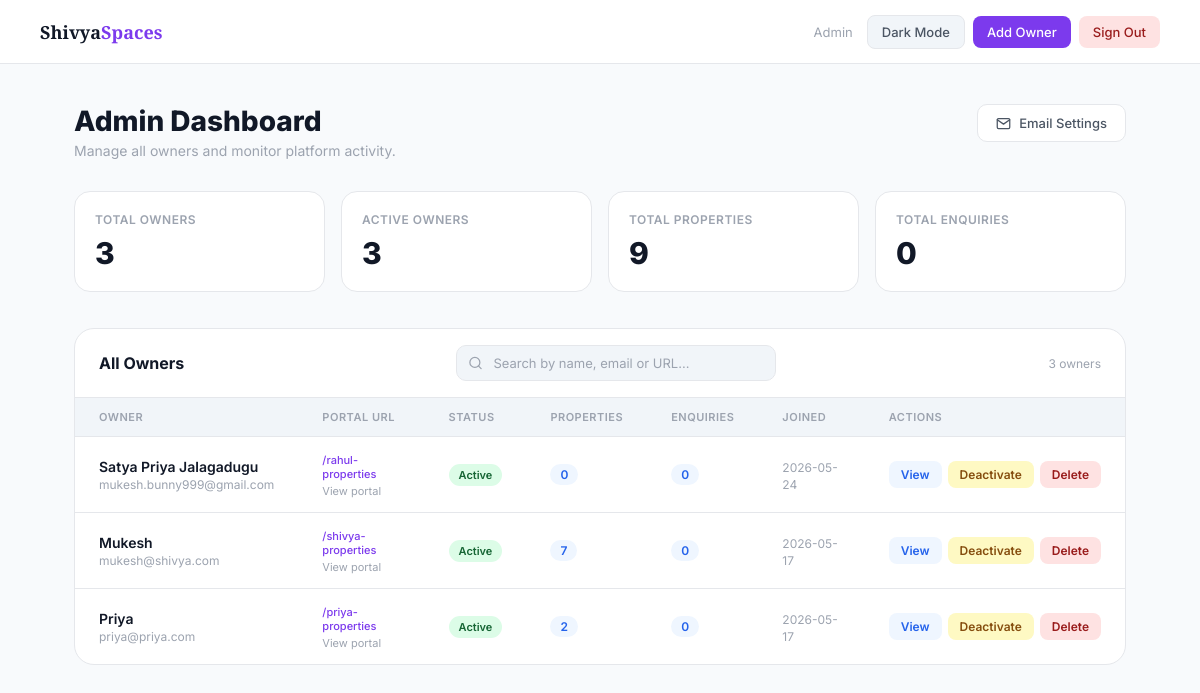
Screenshot of /admin/dashboard (signed in) with the database file from the repository.
### tables this page shows
CREATE TABLE owners (
    id INTEGER PRIMARY KEY AUTOINCREMENT,
    name TEXT NOT NULL,
    email TEXT UNIQUE NOT NULL,
    password TEXT NOT NULL,
    phone TEXT,
    slug TEXT UNIQUE NOT NULL,
    brand_name TEXT NOT NULL,
    is_active INTEGER DEFAULT 1,
    created_at TIMESTAMP DEFAULT CURRENT_TIMESTAMP
, username TEXT);

### app.py (the view)
@app.route("/admin")
@app.route("/admin/dashboard")
@admin_required
def admin_dashboard():
    conn = get_db()
    owners           = conn.execute("SELECT * FROM owners ORDER BY created_at DESC").fetchall()
    total_owners     = conn.execute("SELECT COUNT(*) FROM owners").fetchone()[0]
    active_owners    = conn.execute("SELECT COUNT(*) FROM owners WHERE is_active=1").fetchone()[0]
    total_properties = conn.execute("SELECT COUNT(*) FROM properties").fetchone()[0]
    total_enquiries  = conn.execute("SELECT COUNT(*) FROM enquiries").fetchone()[0]
    prop_counts = {}
    for row in conn.execute(
        "SELECT owner_id, COUNT(*) as cnt FROM properties GROUP BY owner_id"
    ).fetchall():
        prop_counts[row["owner_id"]] = row["cnt"]
    enq_counts = {}
    for row in conn.execute("""
        SELECT p.owner_id, COUNT(*) as cnt FROM enquiries e
        JOIN properties p ON e.property_id = p.id GROUP BY p.owner_id
    """).fetchall():
        enq_counts[row["owner_id"]] = row["cnt"]
    conn.close()
    resp = make_response(render_template("admin_dashboard.html",
                           owners=owners,
                           prop_counts=prop_counts,
                           enq_counts=enq_counts,
                           total_owners=total_owners,
                           active_owners=active_owners,
                           total_properties=total_properties,
                           total_enquiries=total_enquiries,
                           admin_name=session["admin_name"]))
    resp.headers["Cache-Control"] = "no-store, no-cache, must-revalidate, max-age=0"
    resp.headers["Pragma"]        = "no-cache"
    resp.headers["Expires"]       = "0"
    return resp

### app.py (called while the page is built)
def get_db():
    conn = sqlite3.connect("properties.db", timeout=10)
    conn.row_factory = sqlite3.Row
    conn.execute("PRAGMA journal_mode=WAL")
    conn.execute("PRAGMA foreign_keys=ON")
    return conn

def admin_required(f):
    @wraps(f)
    def decorated(*args, **kwargs):
        if "admin_id" not in session:
            flash("Admin access required.", "warning")
            return redirect(url_for("admin_login"))
        return f(*args, **kwargs)
    return decorated

### templates/admin_dashboard.html (shortened to what this page needs)
<!doctype html>
<html lang="en">
  <head>
  </head>
  <body>
    <div class="topbar">
      <a href="/" class="topbar-logo">Shivya<span>Spaces</span></a>
      <div class="topbar-right">
        <span class="admin-name">{{ admin_name }}</span>
        <button class="nav-btn theme-toggle" onclick="toggleTheme()">
        </button>
        <a href="/admin/create-owner" class="nav-btn add-owner">Add Owner</a>
        <a href="/admin/logout" class="nav-btn signout">Sign Out</a>
      </div>
    </div>
    <div class="content">
      <div class="page-header">
        <div>
          <h1>Admin Dashboard</h1>
          <p>Manage all owners and monitor platform activity.</p>
        </div>
        <a href="/admin/settings" class="email-settings-btn">
          <svg
            viewBox="0 0 24 24"
            stroke-linecap="round"
            stroke-linejoin="round"
          >
            <path
              d="M4 4h16c1.1 0 2 .9 2 2v12c0 1.1-.9 2-2 2H4c-1.1 0-2-.9-2-2V6c0-1.1.9-2 2-2z"
            />
            <polyline points="22,6 12,13 2,6" />
          </svg>
          Email Settings
        </a>
      </div>
      <div class="stats">
        <div class="stat-card">
          <p class="stat-label">Total Owners</p>
          <p class="stat-value">{{ total_owners }}</p>
        </div>
        <div class="stat-card">
          <p class="stat-label">Active Owners</p>
          <p class="stat-value">{{ active_owners }}</p>
        </div>
        <div class="stat-card">
          <p class="stat-label">Total Properties</p>
          <p class="stat-value">{{ total_properties }}</p>
        </div>
        <div class="stat-card">
          <p class="stat-label">Total Enquiries</p>
          <p class="stat-value">{{ total_enquiries }}</p>
        </div>
      </div>
      <div class="table-card">
        <div class="table-header">
          <h2>All Owners</h2>
          <div class="search-wrap">
            <input
              class="search-input"
              id="ownerSearch"
              type="text"
              placeholder="Search by name, email or URL..."
              oninput="filterOwners(this.value)"
            />
          </div>
          <span class="table-count" id="ownerCount"
            >{{ total_owners }} owners</span
          >
        </div>
        <table>
          <thead>
            <tr>
              <th>Owner</th>
              <th>Portal URL</th>
              <th>Status</th>
              <th>Properties</th>
              <th>Enquiries</th>
              <th>Joined</th>
              <th>Actions</th>
            </tr>
          </thead>
          <tbody id="ownerTableBody">
            {% for owner in owners %}
            <tr
              class="owner-row"
              data-name="{{ owner.name | lower }}"
              data-email="{{ owner.email | lower }}"
              data-slug="{{ owner.slug | lower }}"
              data-brand="{{ owner.brand_name | lower }}"
            >
              <td>
                <p class="owner-name-cell">{{ owner.name }}</p>
                <p class="owner-email">{{ owner.email }}</p>
              </td>
              <td>
                <p class="owner-slug-text">/{{ owner.slug }}</p>
                <a
                  href="/{{ owner.slug }}"
                  target="_blank"
                  style="
                    font-size: 11px;
                    color: var(--text3);
                    text-decoration: none;
                  "
                  >View portal</a
                >
              </td>
              <td>
                <span
                  class="active-badge {{ 'on' if owner.is_active else 'off' }}"
                  >{{ 'Active' if owner.is_active else 'Inactive' }}</span
                >
              </td>
              <td>
                <span class="count-badge"
                  >{{ prop_counts.get(owner.id, 0) }}</span
                >
              </td>
              <td>
                <span class="count-badge"
                  >{{ enq_counts.get(owner.id, 0) }}</span
                >
              </td>
              <td>
                <span class="since"
                  >{{ owner.created_at[:10] if owner.created_at else 'N/A'
                  }}</span
                >
              </td>
              <td>
                <div class="action-links">
                  <a href="/admin/owner/{{ owner.id }}" class="btn-view"
                    >View</a
                  >
                  <form
                    method="POST"
                    action="/admin/toggle-owner/{{ owner.id }}"
                    style="display: inline; flex-shrink: 0"
                  >
                    <button
                      type="submit"
                      class="btn-toggle {{ 'deactivate' if owner.is_active else 'activate' }}"
                    >
                      {{ 'Deactivate' if owner.is_active else 'Activate' }}
                    </button>
                  </form>
                  <button
                    class="btn-delete-trigger"
                    onclick="openDeleteModal('{{ owner.id }}', '{{ owner.name }}')"
                  >
                    Delete
                  </button>
                </div>
              </td>
            </tr>
            {% endfor %}
          </tbody>
        </table>
      </div>
    </div>
  </body>
</html>

### rows the page displays
owners: name "Satya Priya Jalagadugu", email "mukesh.bunny999@gmail.com", slug "rahul-properties", is_active "Active", get "0", created_at "2026-05-24", is_active "Deactivate"
owners: name "Mukesh", email "mukesh@shivya.com", slug "shivya-properties", is_active "Active", get "7", get "0", created_at "2026-05-17", is_active "Deactivate"
owners: name "Priya", email "priya@priya.com", slug "priya-properties", is_active "Active", get "2", get "0", created_at "2026-05-17", is_active "Deactivate"

### other values shown
{{ admin_name }} "Admin"
{{ total_owners }} "3"
{{ active_owners }} "3"
{{ total_properties }} "9"
{{ total_enquiries }} "0"
